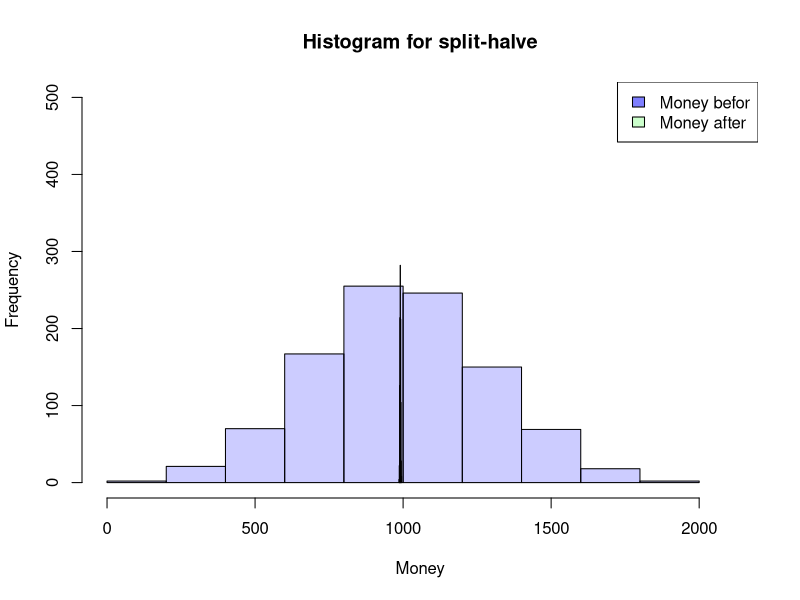
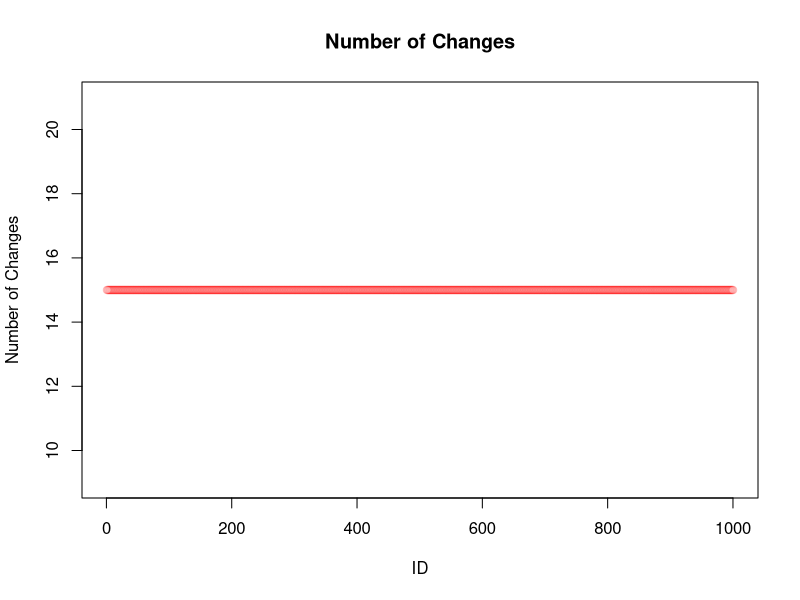
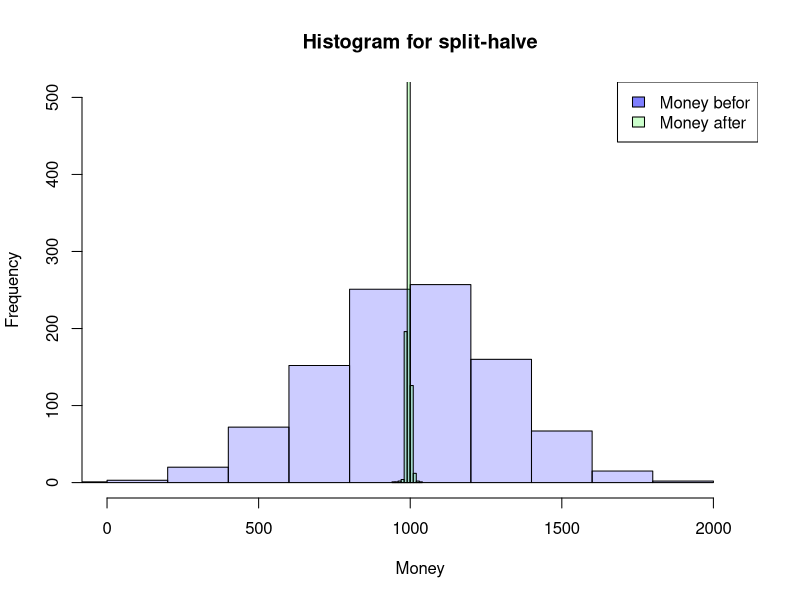
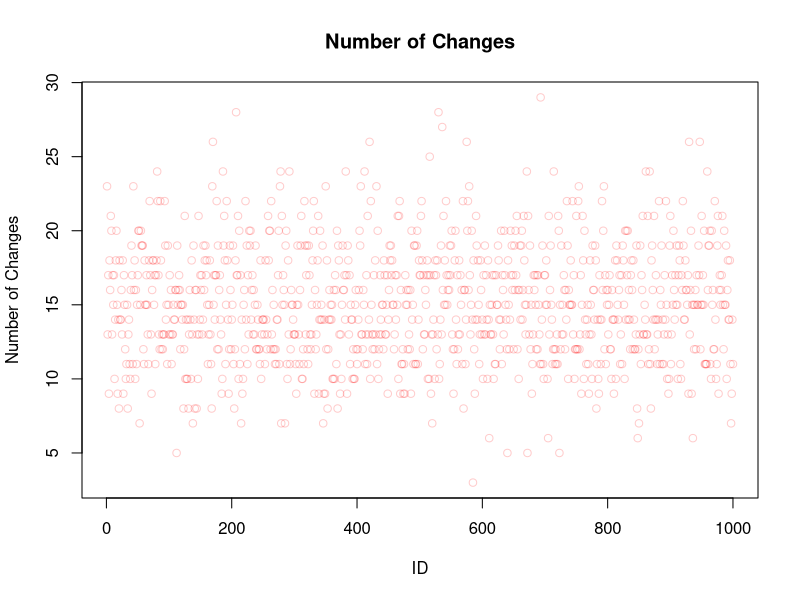
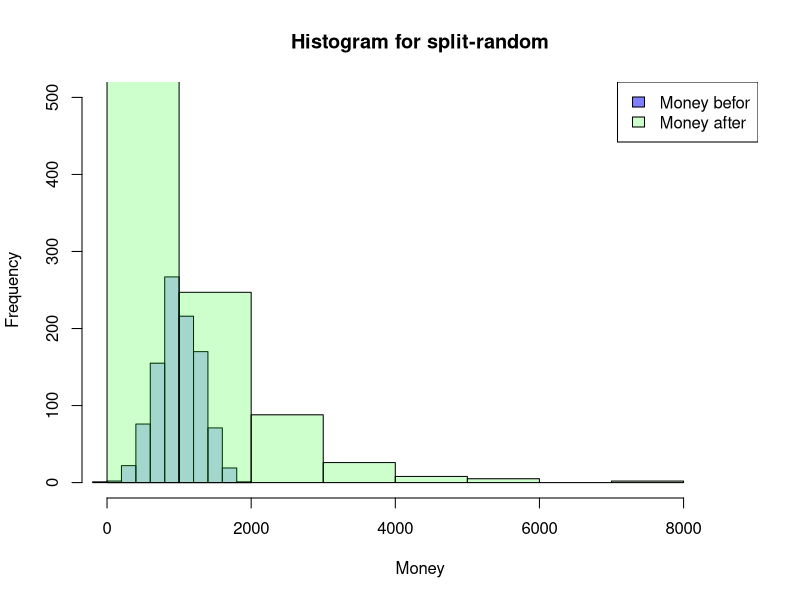
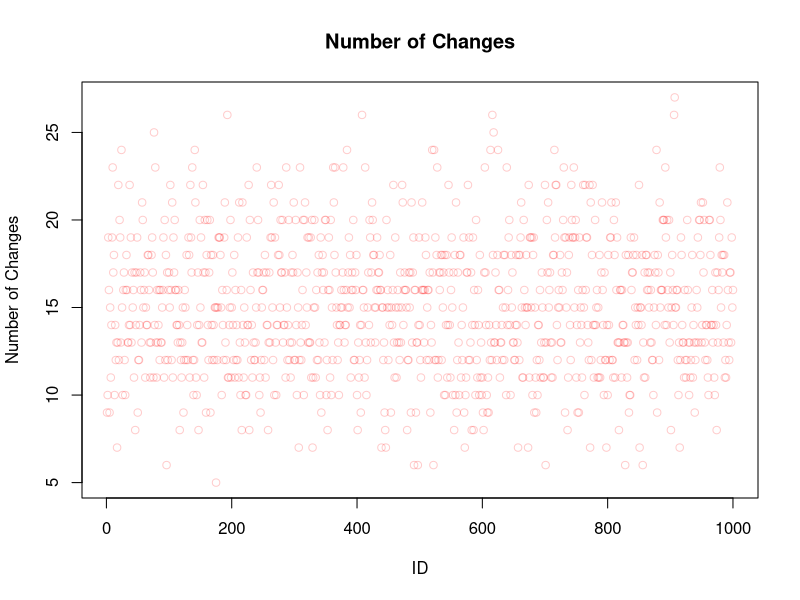

Here is the R script that generated these plots, in order:
## ---- chunk 1
SplitHalve <- function(nAgent,maxExchange,Money_mean=1000,Money_sd=300) {
  df <- data.frame(ID=seq(1,nAgent),
                   nE=0,
                   Ms=rnorm(nAgent, mean = Money_mean, sd = Money_sd),
                   MT=0,Me=0)
  df$Me <- df$Ms
  iE <- 1
  while (iE <= maxExchange) {
    df$MT <- df$Me
    rdf <- sample(df[df$nE < iE,"ID"], size=2)
    df[(df$ID == rdf[1] | df$ID == rdf[2]),"nE"] <-
      df[(df$ID == rdf[1] | df$ID == rdf[2]),"nE"]+1
    df[(df$ID == rdf[1] | df$ID == rdf[2]),"Me"] <-
      sum(df[(df$ID == rdf[1] | df$ID == rdf[2]),"MT"])/2
    if (NROW(df[df$nE < iE,"ID"]) < 2) {
      iE <- iE+1
      }
  }
  return(df)
}

## ---- chunk 2
df <- SplitHalve(1000,15)

summary(df)
hist(df$Ms, xlab="Money",main="Histogram for split-halve",
     col=rgb(0,0,1,0.2),
     xlim=c(0,max(c(df$Me,df$Ms)))*1.1,ylim=c(0,nrow(df)/2))
hist(df$Me, col=rgb(0,1,0,0.2),
     add=TRUE)
legend('topright', c('Money befor', 'Money after'),
       fill=c(rgb(0,0,1,0.5), rgb(0,1,0,0.2)))

plot(df$ID,df$nE,main="Number of Changes",
     xlab="ID",ylab="Number of Changes",
     col=rgb(1,0,0,0.2))

## ---- chunk 3
SplitHalve2 <- function(nAgent,maxExchange,Money_mean=1000,Money_sd=300) {
  df <- data.frame(ID=seq(1,nAgent),
                   nE=0,
                   Ms=rnorm(nAgent, mean = Money_mean, sd = Money_sd),
                   MT=0,Me=0)
  df$Me <- df$Ms
  iE <- 1
  while (iE <= maxExchange) {
    df$MT <- df$Me
    rdf <- sample(df$ID, size=2)
    df[(df$ID == rdf[1] | df$ID == rdf[2]),"nE"] <-
      df[(df$ID == rdf[1] | df$ID == rdf[2]),"nE"]+1
    df[(df$ID == rdf[1] | df$ID == rdf[2]),"Me"] <-
      sum(df[(df$ID == rdf[1] | df$ID == rdf[2]),"MT"])/2
    iE <- iE+1
  }
  return(df)
}
## ---- chunk 4
df <- SplitHalve2(1000,7500)

summary(df)
hist(df$Ms, xlab="Money",main="Histogram for split-halve",
     col=rgb(0,0,1,0.2),
     xlim=c(0,max(c(df$Me,df$Ms)))*1.1,ylim=c(0,nrow(df)/2))
hist(df$Me, col=rgb(0,1,0,0.2),
     add=TRUE)
legend('topright', c('Money befor', 'Money after'),
       fill=c(rgb(0,0,1,0.5), rgb(0,1,0,0.2)))

plot(df$ID,df$nE,main="Number of Changes",
     xlab="ID",ylab="Number of Changes",
     col=rgb(1,0,0,0.2))
## ---- chunk 5
SplitRandom <- function(nAgent,maxExchange,Money_mean=1000,Money_sd=300) {
  df <- data.frame(ID=seq(1,nAgent),
                   nE=0,
                   Ms=rnorm(nAgent, mean = Money_mean, sd = Money_sd),
                   MT=0,Me=0)
  df$Me <- df$Ms
  iE <- 1
  while (iE <= maxExchange) {
    df$MT <- df$Me
    rdf <- sample(df$ID, size=2)
    rds <- sample(0:100, size=1)/100
    df[(df$ID == rdf[1] | df$ID == rdf[2]),"nE"] <-
      df[(df$ID == rdf[1] | df$ID == rdf[2]),"nE"]+1
    df[(df$ID == rdf[1] | df$ID == rdf[2]),"Me"] <-
      sum(df[(df$ID == rdf[1] | df$ID == rdf[2]),"MT"])*c(rds,1-rds)
    iE <- iE+1
  }
  return(df)
}

## ---- chunk 6
df <- SplitRandom(1000,7500)

summary(df)
hist(df$Ms, xlab="Money",main="Histogram for split-random",
     col=rgb(0,0,1,0.2),
     xlim=c(0,max(c(df$Me,df$Ms)))*1.1,ylim=c(0,nrow(df)/2))
hist(df$Me, col=rgb(0,1,0,0.2),
     add=TRUE)
legend('topright', c('Money befor', 'Money after'),
       fill=c(rgb(0,0,1,0.5), rgb(0,1,0,0.2)))

plot(df$ID,df$nE,main="Number of Changes",
     xlab="ID",ylab="Number of Changes",
     col=rgb(1,0,0,0.2))
